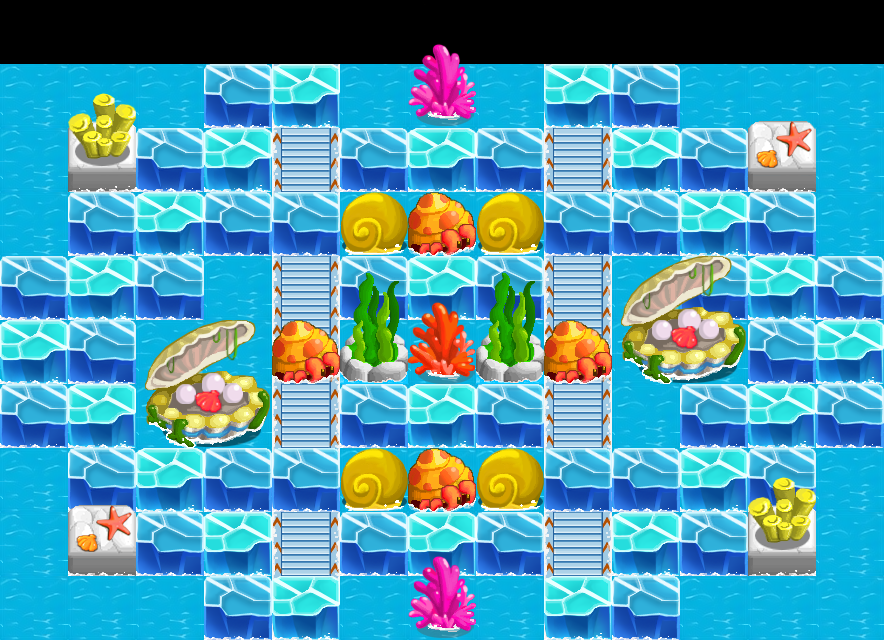

Below is a game level as drawn by its tile map, then a one-line description and the .tmx that defines it (tile-layer data replaced by summaries):
An orthogonal 13x10 tile map with 68x64 px tiles, 4 tile layers (bg, object, block, fg) and 7 objects (4x birthpoint, 2x proprate).

<map version="1.0" orientation="orthogonal" width="13" height="10" tilewidth="68" tileheight="64">
 <tileset firstgid="1" name="ice" tilewidth="68" tileheight="64">
  <image source="ice.png" width="340" height="448" />
  <tile id="3">
   <properties>
    <property name="block" value="1" />
   </properties>
  </tile>
  <tile id="4">
   <properties>
    <property name="block" value="1" />
   </properties>
  </tile>
  <tile id="5">
   <properties>
    <property name="block" value="1" />
   </properties>
  </tile>
  <tile id="6">
   <properties>
    <property name="block" value="1" />
   </properties>
  </tile>
  <tile id="7">
   <properties>
    <property name="block" value="1" />
   </properties>
  </tile>
  <tile id="9">
   <properties>
    <property name="anim" value="2" />
    <property name="dir" value="up" />
   </properties>
  </tile>
  <tile id="10">
   <properties>
    <property name="block" value="1" />
   </properties>
  </tile>
  <tile id="11">
   <properties>
    <property name="block" value="1" />
   </properties>
  </tile>
  <tile id="13">
   <properties>
    <property name="block" value="1" />
   </properties>
  </tile>
  <tile id="14">
   <properties>
    <property name="block" value="1" />
   </properties>
  </tile>
  <tile id="15">
   <properties>
    <property name="block" value="1" />
   </properties>
  </tile>
  <tile id="16">
   <properties>
    <property name="block" value="1" />
   </properties>
  </tile>
  <tile id="17">
   <properties>
    <property name="block" value="1" />
    <property name="move" value="1" />
   </properties>
  </tile>
  <tile id="23">
   <properties>
    <property name="block" value="1" />
   </properties>
  </tile>
  <tile id="24">
   <properties>
    <property name="block" value="1" />
   </properties>
  </tile>
  <tile id="25">
   <properties>
    <property name="block" value="1" />
   </properties>
  </tile>
  <tile id="26">
   <properties>
    <property name="block" value="1" />
   </properties>
  </tile>
  <tile id="30">
   <properties>
    <property name="anim" value="5" />
    <property name="dir" value="up" />
   </properties>
  </tile>
 </tileset>
 <layer name="bg" width="13" height="10">
  <data>[130 cells, 117 non-empty, 3 distinct tile ids]</data>
 </layer>
 <layer name="object" width="13" height="10">
  <data>[130 cells, 67 non-empty, 4 distinct tile ids]</data>
 </layer>
 <layer name="block" width="13" height="10">
  <data>[130 cells, 13 non-empty, 7 distinct tile ids]</data>
 </layer>
 <layer name="fg" width="13" height="10">
  <data>[130 cells, 13 non-empty, 7 distinct tile ids]</data>
 </layer>
 <objectgroup name="property" width="13" height="10">
  <object name="birthpoint" x="32" y="92">
   <properties>
    <property name="playertype" value="player" />
   </properties>
  </object>
  <object name="birthpoint" x="37" y="607">
   <properties>
    <property name="playertype" value="npc3" />
   </properties>
  </object>
  <object name="birthpoint" x="841" y="591">
   <properties>
    <property name="playertype" value="npc3" />
   </properties>
  </object>
  <object x="1111" y="367" width="1" />
  <object name="proprate" x="100" y="157">
   <properties>
    <property name="rate" value="0.6667" />
   </properties>
   <ellipse />
  </object>
  <object name="birthpoint" x="845" y="107">
   <properties>
    <property name="playertype" value="npc3" />
   </properties>
  </object>
  <object name="proprate" x="633" y="161">
   <properties>
    <property name="cloakrate" value="0.004" />
    <property name="fishrate" value="0.004" />
    <property name="nikerate" value="0.004" />
    <property name="pandarate" value="0.004" />
    <property name="rate" value="0.66" />
   </properties>
   <ellipse />
  </object>
 </objectgroup>
</map>